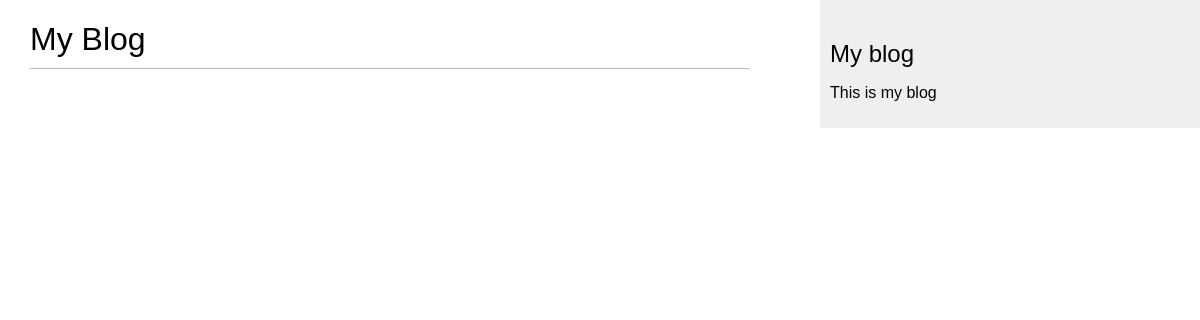
/blog/, run on an earlier commit of the app's database.
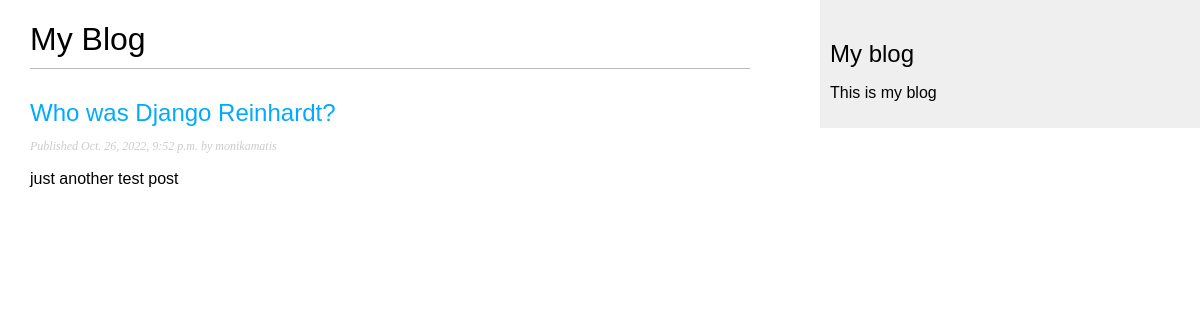
And on a later commit of the database.
### blog/models.py (models this page shows, shortened)
class Post(models.Model):
    class Status(models.TextChoices):
        DRAFT = 'DF', 'Draft'
        PUBLISHED = 'PB', 'Published'
    title = models.CharField(max_length=250)
    slug = models.SlugField(max_length=250)
    author = models.ForeignKey(User,
                               on_delete=models.CASCADE,
                               related_name='blog_posts')
    body = models.TextField()
    publish = models.DateTimeField(default=timezone.now)
    created = models.DateTimeField(auto_now_add=True)
    updated = models.DateTimeField(auto_now=True)
    status = models.CharField(max_length=2,
                              choices=Status.choices,
                              default=Status.DRAFT)
    objects = models.Manager()
    published = PublishedManager()
    class Meta:
        ordering = ['-publish']
        indexes = [
            models.Index(fields=['-publish']),
        ]

### blog/views.py (the view)
# urls.py: path('', views.post_list, name='post_list'),
def post_list(request):
    posts = Post.published.all()
    return render(request,
                  'blog/post/list.html',
                  {'posts': posts})

### blog/models.py (called while the page is built)
    def get_queryset(self):
        return super().get_queryset().filter(status=Post.Status.PUBLISHED)

### blog/templates/blog/post/list.html (shortened to what this page needs)
{% extends "blog/base.html" %}
{% block content %}
    <h1>My Blog</h1>
    {% for post in posts %}
        <h2>
            <a href="{% url 'blog:post_detail' post.id %}">
                {{ post.title }}
            </a>
        </h2>
        <p class="date">
        Published {{ post.publish }} by {{ post.author }}
        </p>
        {{ post.body|truncatewords:30|linebreaks }}
    {% endfor %}
{% endblock %}

### blog/templates/blog/base.html (shortened to what this page needs)
{% load static %}
<!DOCTYPE html>
<html>
<head>
    <link href="{% static "css/blog.css" %}" rel="stylesheet">
</head>
<body>
<div id="content">
    {% block content %}
    {% endblock %}
</div>
<div id="sidebar">
    <h2>My blog</h2>
    <p>This is my blog</p>
</div>
</body>
</html>

### blog/static/css/blog.css (style rules this page uses)
body { margin:0; padding:0; font-family:helvetica, sans-serif; }
a { color:#00abff; text-decoration:none; }
h1 { font-weight:normal; border-bottom:1px solid #bbb; padding:0 0 10px 0; }
h2 { font-weight:normal; margin:30px 0 0; }
#content { float:left; width:60%; padding:0 0 0 30px; }
#sidebar { float:right; width:30%; padding:10px; background:#efefef; height:100%; }
p.date { color:#ccc; font-family: georgia, serif; font-size: 12px; font-style: italic; }

What changed in the data, as far as the page shows it:
now on this page (row edited): Post: title "Who was Django Reinhardt?", publish "Oct. 26, 2022, 9:52 p.m.", author "monikamatis", body "just another test post"
